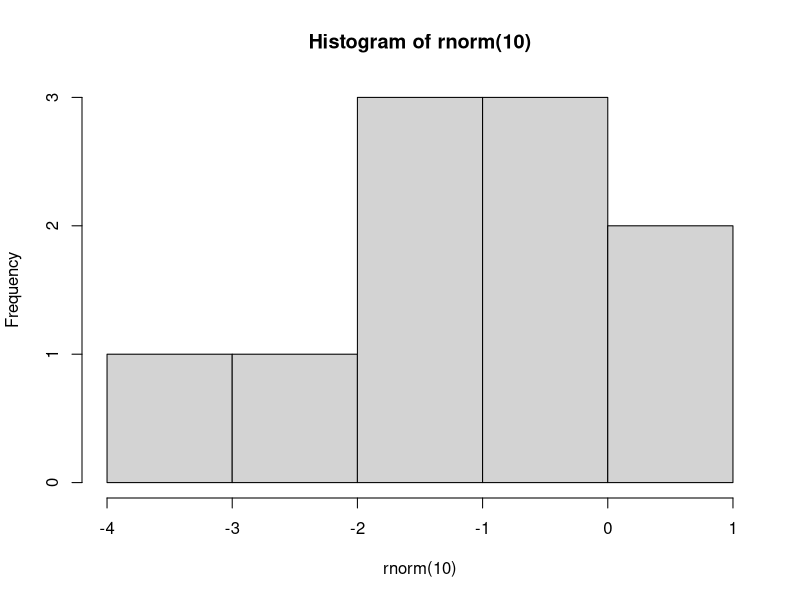

Recreate this plot in R.
## ---- chunk 1
knitr::knit_hooks$set(crop = knitr::hook_pdfcrop)

knitr::opts_chunk$set(
  echo = FALSE,
  fig.width = 2.3,
  fig.height = 2.1,
  dev = "pdf",
  dev.args = list(pointsize = 8),
  crop = TRUE
)

options(digits = 3)
## ---- chunk 2
hist(rnorm(10))
